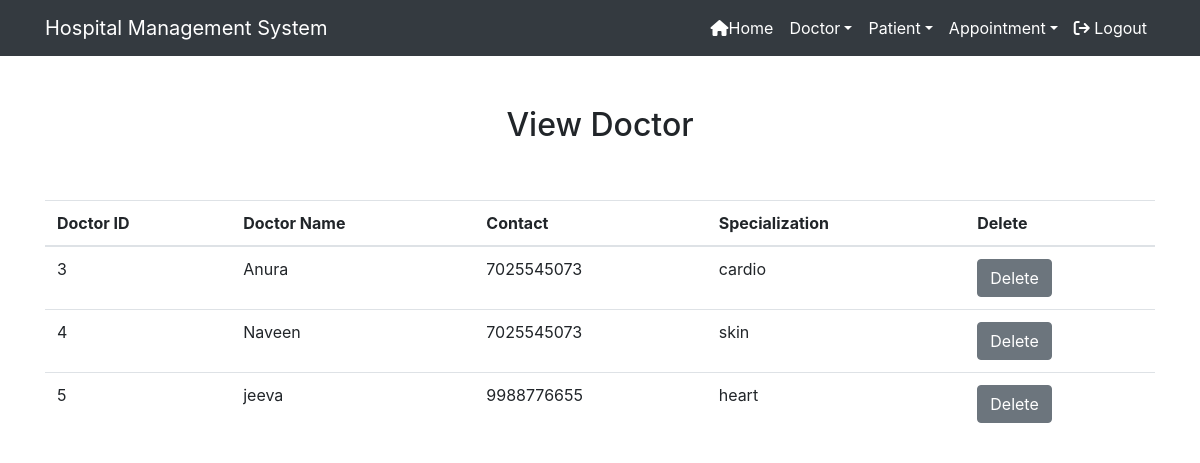
/view_doctor/ (signed in), run on the app's committed database.
### hospital/models.py (models this page shows, shortened)
class Doctor(models.Model):
    name= models.CharField(max_length=50)
    mobile=models.IntegerField()
    special=models.CharField(max_length=50)

### hospital/views.py (the view)
# urls.py: path('view_doctor/',View_Doctor,name='view_doctor'),
def View_Doctor(request):
    if not request.user.is_staff:
        return redirect('login')
    doc=Doctor.objects.all()
    d={'doc':doc}
    return render(request,'view_doctor.html',d)

### hospital/templates/view_doctor.html
{% extends 'navigationbar.html' %}
{% load static %}
{% block body %}
<div class="container" style="margin-top:50px">
    <h2 class="text-center">View Doctor</h2>
    <br><br>
    <table class="table table-hover" id="example">
        <thead>
            <tr>
                <th>Doctor ID</th>
                <th>Doctor Name</th>
                <th>Contact</th>
                <th>Specialization</th>
                <th>Delete</th>
            </tr>
        </thead>
        <tbody>
            {% for i in doc %}
            <tr>
                <td>{{i.id}}</td>
                <td>{{i.name}}</td>
                <td>{{i.mobile}}</td>
                <td>{{i.special}}</td>
                <td><a href="{%  url 'delete_doctor' i.id %}" onclick="return confirm('Are you really want to delete?')" class="btn btn-secondary">Delete</a></td>
            </tr>
            {% endfor %}
        </tbody>
    </table>
</div>
{% endblock %}

### data on the page
Doctor: id "3", name "Anura", mobile "7025545073", special "cardio"
Doctor: id "4", name "Naveen", mobile "7025545073", special "skin"
Doctor: id "5", name "jeeva", mobile "9988776655", special "heart"
